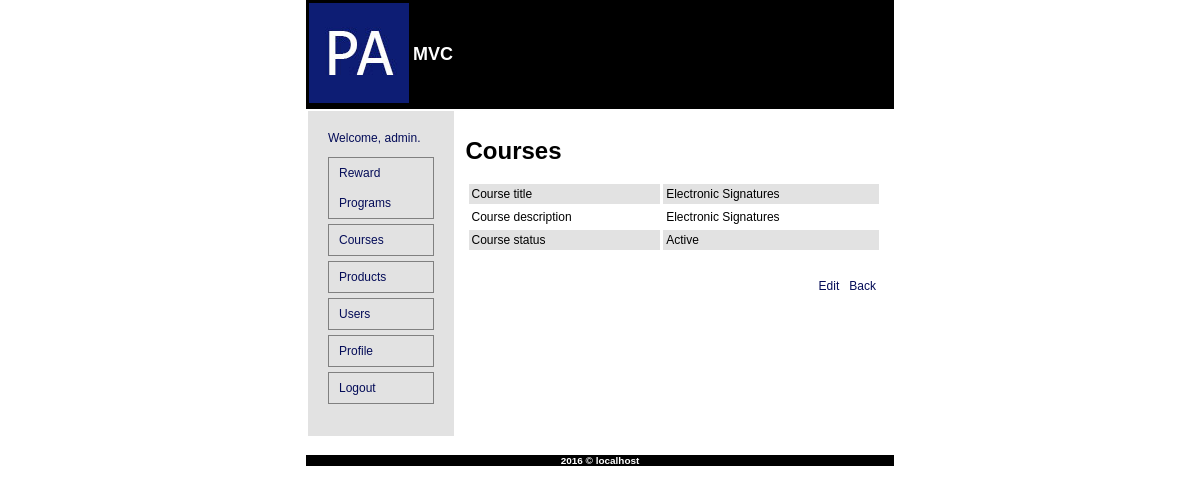
Screenshot of /?controller=course&action=view&id=25 (signed in) with the database file from the repository.
### tables this page shows
CREATE TABLE IF NOT EXISTS `brp_course` (
  `id` int(11) NOT NULL AUTO_INCREMENT,
  `title` varchar(255) NOT NULL,
  `description` text NOT NULL,
  `status` varchar(25) NOT NULL,
  PRIMARY KEY (`id`)
);

### index.php (called while the page is built, shortened)
<?php
try {
	require_once __SITE_PATH . "/config/routes.php";
}
catch(Exception $e) {
	render('error',array('message'=>$e->getMessage()));
}
?>

### app/models/course.model.php (called while the page is built, shortened)
<?php
class Course{
	public static function show($arr = array()){
		global $db;
		if(empty($arr)){
			$st = $db->prepare("SELECT `id`, `title`, `description`, `status` FROM `brp_course`");
		}
		else if(!empty($arr['id'])){
			$st = $db->prepare("SELECT `id`, `title`, `description`, `status` FROM brp_course WHERE id=:id");
		}
		else{
			throw new Exception("Unsupported property!");
		}
		$st->execute($arr);
		return $st->fetchAll(PDO::FETCH_CLASS, "Course");
	}
}
?>

### app/views/course/view.php (the view, shortened to what this page needs)
<table style="width:100%;" cellspacing="3" cellpadding="3">
	<tr class="even">
		<td>Course title</td>
		<td><?php echo $courses->title; ?></td>
	</tr>
	<tr>
		<td>Course description</td>
		<td><?php echo $courses->description; ?></td>
	</tr>
	<tr class="even">
		<td>Course status</td>
		<td><?php echo $courses->status;?></td>
	</tr>
	<tr><td colspan="2">&nbsp;</td></tr>
	<tr>
		<td>&nbsp;</td>
		<td class="align-right">
		<a href="?controller=course&action=edit&id=<?php echo $courses->id; ?>">Edit</a>&nbsp;&nbsp;
		<a href="?controller=course">Back</a></td>
	</tr>
</table>

### app/assets/css/styles.css (style rules this page uses)
html, body { width:70%; margin:auto; }
html, body, div, table, tr, td, p, ul, li, a, h1, h2, h3, h4, h5, h6, span, font { font-family: Arial; }
html, body, div, table, tr, td, p, ul, li, a, span, font { font-size:12px; }
a, a:active, a:visited { text-decoration:none;color:#040c58; }
.align-right { text-align:right; }
tr.even { background:#e2e2e2; }

### rows the page displays
brp_course: title "Electronic Signatures", description "Electronic Signatures", status "Active"

### other values shown
Session::get('firstname') "admin"
$title "Courses"
$GLOBALS['defaultFooter'] "2016 © localhost"
